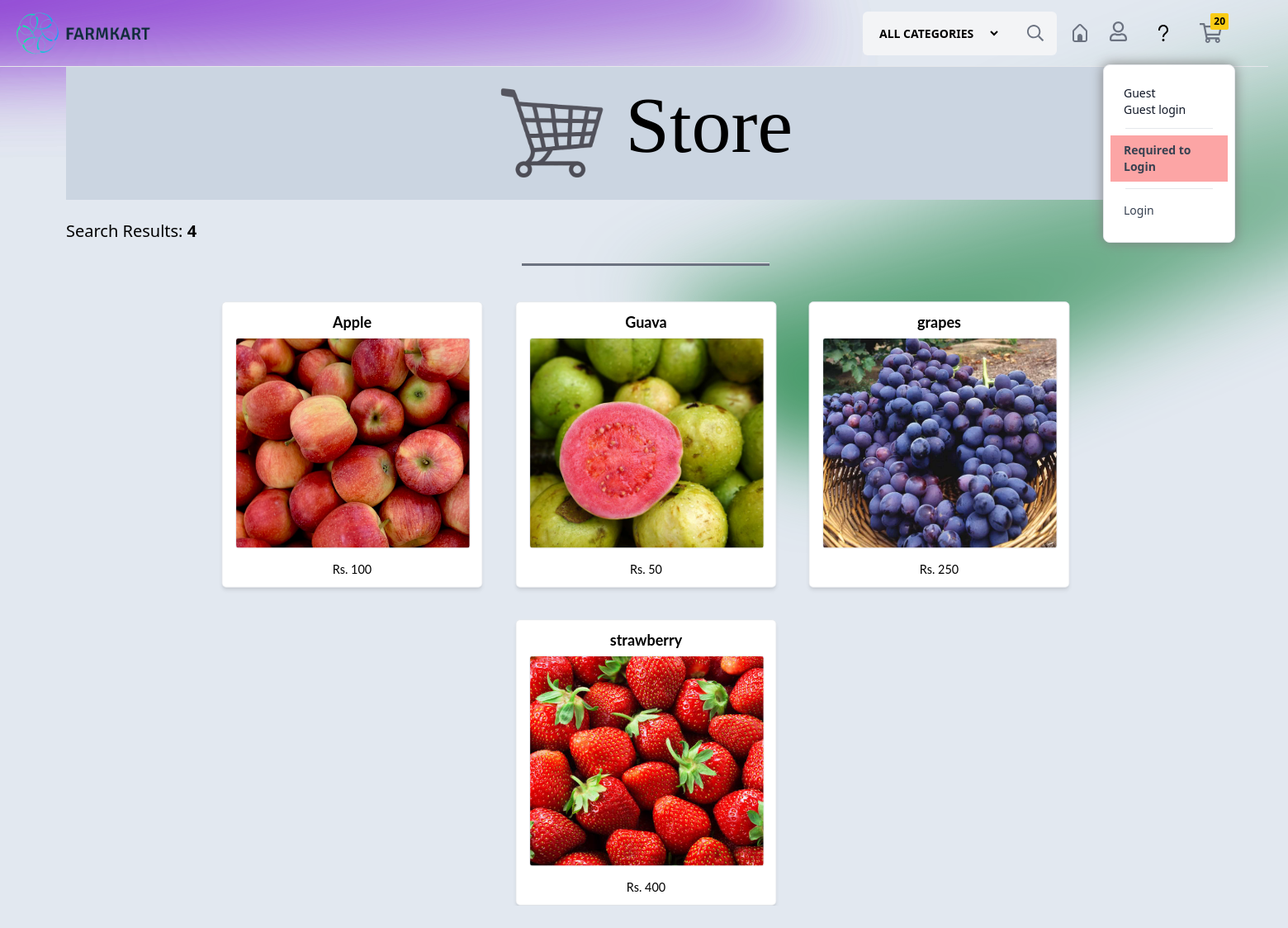
The app's page /store/fruits/ with its own data.
### store/models.py (models this page shows, shortened)
class Product(models.Model):
    product_name = models.CharField(max_length=200)
    slug = models.SlugField(max_length=200)
    description = models.TextField(blank=True,)
    price = models.IntegerField()
    image = models.ImageField(blank=True,upload_to="photo/products")
    stock = models.IntegerField()
    is_available = models.BooleanField(default=True)
    category = models.ForeignKey(Categories, on_delete=models.CASCADE)
    created_date = models.DateTimeField(auto_now_add=True,)
    modified_date = models.DateTimeField(auto_now=True)
    def get_url(self):
        return reverse('product_detail', args=[self.category.slug, self.slug])

### store/views.py (the view)
# urls.py: path('store/', include('store.urls')),
def store(request, category_slug=None,cart_cost=0,cart_items=0):
    category = None
    products = None
    cart_cost = 2000
    cart_items = 5
    if category_slug != None:
        category = get_object_or_404(Categories, slug=category_slug )
        products = Product.objects.filter(category=category , is_available= True)
        product_count = products.count()
    else:
        products = Product.objects.all().filter(is_available= True)
        product_count = products.count()
    context = {
        'products' : products,
        'product_count' : product_count,
        'category' : category,
        'selcted_slug' : category_slug,
        'cart_cost': cart_cost,
        'cart_items': cart_items,
        'total_items': len(CartItem.objects.all()),
    }
    return render(request, "store/store.html", context)

### categories/context_processor.py (called while the page is built)
def menu(request):
    links = Categories.objects.all()
    return dict(links=links)

### templates/store/store.html (shortened to what this page needs)
{% extends 'homepage_site/home_nav.html' %}
{% block content %}
{% load static %}
    <div class="parallelogram bg-gradient-to-br from-purple-700 to-transparent i fixed px-16 blur-lg"></div>
    <div class="parallelogram bg-gradient-to-br from-purple-700 to-transparent i fixed px-16 blur-lg "></div>
<div class="absolute py-20" style="z-index: -1;" >
    <div class="parallelograms bg-gradient-to-br from-green-700 to-transparent i fixed px-16 blur-lg"></div>
    <div class="bg-slate-300 mx-20 py-6 text-center text-8xl font-light" style="font-family: 'agency fb' ; width: 90vw;">
        <img src="{% static 'media/carticon.png' %}" alt="" class="inline h-28 p-0 m-0"> <span>Store </span>
    </div>
    <div class=" py-4 my-2">
    <span class="mx-20 text-xl">
    Search Results: <B>{{product_count}}</B>
    </span>
    </div>
    <center>
    <hr class="h-1 bg-gray-500 " style="width:300px">
    </center>
    <BR>
        <section class="product mx-20 relativea" >
            <center>
          {% for product in products %}
          <a href="{{ product.get_url }}" >
          <div class="product_overview justify-center inline-block shadow-md border hover:shadow-red-500 bg-white rounded-md scale-90  " style="width: 351px;max-width: 351px; height: 385px;max-height: 385px;" id="card_item">
            <h1 class="text-center mt-3 font-bold text-xl mb-0 " style="font-family:lato;">
              {{product.product_name}}
            </h1>
            <div class="product_img">
              <img src="{{product.image.url}}" alt="green apple slice" class=" object-cover border scale-90 rounded " style="margin-top: -.5rem ;width: 351px;max-width: 351px; height: 315px;max-height: 315px;">
            </div>
            <h2 class="text-center " style="font-family: lato;">
              Rs. {{product.price}}
            </h2>
          </div>
        </a>
          {% endfor %}
       </center>
        </section>
</div>
{% endblock %}

### templates/homepage_site/home_nav.html (shortened to what this page needs)
{% load static %}
<!DOCTYPE html>
<html lang="en">
<head>
    <link rel="stylesheet" type="text/css"
    href="https://cdnjs.cloudflare.com/ajax/libs/OwlCarousel2/2.1.3/assets/owl.carousel.min.css" />
    <script src="https://cdn.tailwindcss.com"></script>
    <link rel="stylesheet" type="text/css"
    href="https://cdnjs.cloudflare.com/ajax/libs/OwlCarousel2/2.1.3/assets/owl.carousel.min.css" />
</head>
<body class="overflow-x-hidden bg-cover bg-slate-200">
    <header class="bg-transparent fixed" >
      <div class="container mx-auto px-4 py-3 flex items-center bg-transparent" style="width: 100vw;">
          <div class="mr-auto md:w-48 flex-shrink-0">
            <a href="{% url 'homepage_site' %}">
            <img class="h-8 md:h-14" src="{% static 'sitelogo/logowhiteside.png' %}" alt="logo_site"></a>
          </div>
          <form method="post" action="{% url 'homepage_site' %}" class="mr-4">
          <div class="max-w-xs xl:max-w-lg 2xl:max-w-2xl  bg-gray-100 rounded-md hidden xl:flex items-center">
            <select class="bg-transparent uppercase font-bold text-sm p-4 mr-4" name="category_select" >
              <option class="" id="all_categories" value="all_categories" name="all_categories" >all categories</option>
            </select>
            <button href="" name="search" type="submit"></button>
          </form>
        </div>
          <nav class="contents" >
            <ul class="xl:w-48 flex items-center justify-end">
              <li class="lg:ml-4 relative inline-block">
                <a class="" href="{% url 'homepage_site' %}">
                </a>
              </li>
              <li class="lg:ml-4 relative inline-block">
  <div x-data="{ open: false }" class="">
      <div @click="open = !open" class="relative border-b-4 border-transparent" :class="{'border-indigo-700 transform transition duration-300 ': open}" x-transition:enter-end="transform opacity-100 scale-100" x-transition:leave="transition ease-in duration-75" x-transition:leave-start="transform opacity-100 scale-100">
        <div class="flex justify-center items-center cursor-pointer">
            <div class="cursor-pointer">
            </div>
        </div>
        <div x-show="open" x-transition:enter="transition ease-out duration-100" x-transition:enter-start="transform opacity-0 scale-95" x-transition:enter-end="transform opacity-100 scale-100" x-transition:leave="transition ease-in duration-75" x-transition:leave-start="transform opacity-100 scale-100" x-transition:leave-end="transform opacity-0 scale-95" class="absolute w-40 px-2 py-3 dark:bg-gray-800 bg-white rounded-lg shadow border dark:border-transparent mt-5 " style="box-shadow: 0 0 15px gray;">
          <div class="px-4 py-3 text-sm text-gray-900 dark:text-white">
            <div>
              {% if user.id is not none %}
              {{ user.username }}
              {% else %}
              Guest
              {% endif %}
            </div>
              <div class="font-medium truncate">
                {% if user.id is not none %}
                {{ user.email }}
                {% else %}
                Guest login
                {% endif %}
              </div>
              </div>
          <center>
          <hr class="w-3/4">
        </center>
          <ul class="py-2 text-sm text-gray-700 dark:text-gray-200" aria-labelledby="dropdownInformationButton">
            <li>
              {% if user.id is not none %}
              <a href="{% url 'dashboard' %}" class="block px-4 py-2 hover:bg-blue-100 dark:hover:bg-gray-600 dark:hover:text-white">Account</a>
            </li>
            {% else %}
          <div class="block font-bold px-4 py-2 bg-red-300 dark:hover:bg-gray-600 dark:hover:text-white ">  Required to Login </div>
            {% endif %}
          </ul>
          <center>
            <hr class="w-3/4">
          </center>
          <div class="py-2">
            {% if user.id is none %}
            <a href="{% url 'login' %}" class="block px-4 py-2 text-sm text-gray-700 hover:bg-green-100 dark:hover:bg-gray-600 dark:text-gray-200 dark:hover:text-white">Login</a>
            {% else %}
            <a href="{% url 'logout' %}" class="block px-4 py-2 text-sm text-gray-700 hover:bg-red-100 dark:hover:bg-gray-600 dark:text-gray-200 dark:hover:text-white">Logout</a>
            {% endif %}
          </div>
        </div>
      </div>
  </div>
              </li>
              <li class="lg:ml-4 relative inline-block">
                <a class="" href="{% url 'aboutus' %}">
                </a>
              </li>
              <li class="lg:ml-4 relative inline-block">
                <a class="" href="{% url 'cart' %}">
                  <div class="absolute -top-1 right-0 z-10 bg-yellow-400 text-xs font-bold px-1 py-0.5 rounded-sm">
                    {{ total_items }}
                </div>
                </a>
              </li>
            </ul>
          </nav>
        <hr>
      </header>
<div class="container">
{% block content %}
{% endblock content %}
</div>
</body>
</html>

### templates/store/store.html (style rules this page uses)
.parallelogram { width: 500px; height: 50px; transform: skew(20deg) scale(300%); margin-left: -3rem; margin-top: -1rem; z-index: -5; }
.parallelograms { width: 400px; height: 70px; position: absolute; right: 0; transform: skew(20deg) scale(300%) rotateX(180deg) rotate(20deg); margin-top: 9rem; z-index: -5; }

### records on screen
Product: product_name "Apple", image (picture), price "100"
Product: product_name "Guava", image (picture), price "50"
Product: product_name "grapes", image (picture), price "250"
Product: product_name "strawberry", image (picture), price "400"

### other values on screen
{{ total_items }} "20"
{{ product_count }} "4"
